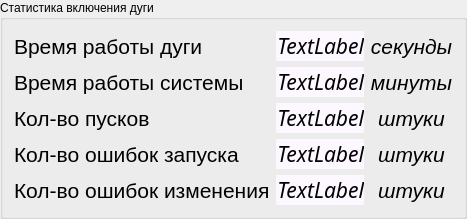
              <widget class="QGroupBox" name="groupBox_2">
               <property name="title">
                <string>Статистика включения дуги</string>
               </property>
               <layout class="QHBoxLayout" name="horizontalLayout_21">
                <item>
                 <layout class="QGridLayout" name="gridLayout_16" columnstretch="4,1,1">
                  <item row="0" column="0">
                   <widget class="QLabel" name="label_4">
                    <property name="font">
                     <font>
                      <pointsize>16</pointsize>
                     </font>
                    </property>
                    <property name="text">
                     <string>Время работы дуги</string>
                    </property>
                    <property name="alignment">
                     <set>Qt::AlignLeading|Qt::AlignLeft|Qt::AlignVCenter</set>
                    </property>
                   </widget>
                  </item>
                  <item row="0" column="1">
                   <widget class="QLabel" name="lArcOnTime">
                    <property name="font">
                     <font>
                      <family>Sans Serif</family>
                      <pointsize>16</pointsize>
                      <weight>50</weight>
                      <italic>true</italic>
                      <bold>false</bold>
                     </font>
                    </property>
                    <property name="styleSheet">
                     <string notr="true">background-color: rgb(253, 247, 255);
font: italic 16pt &quot;Sans Serif&quot;;</string>
                    </property>
                    <property name="text">
                     <string>TextLabel</string>
                    </property>
                    <property name="alignment">
                     <set>Qt::AlignRight|Qt::AlignTrailing|Qt::AlignVCenter</set>
                    </property>
                   </widget>
                  </item>
                  <item row="0" column="2">
                   <widget class="QLabel" name="label_6">
                    <property name="font">
                     <font>
                      <pointsize>16</pointsize>
                      <italic>true</italic>
                     </font>
                    </property>
                    <property name="text">
                     <string>секунды</string>
                    </property>
                    <property name="alignment">
                     <set>Qt::AlignCenter</set>
                    </property>
                   </widget>
                  </item>
                  <item row="1" column="0">
                   <widget class="QLabel" name="label_20">
                    <property name="font">
                     <font>
                      <pointsize>16</pointsize>
                     </font>
                    </property>
                    <property name="text">
                     <string>Время работы системы</string>
                    </property>
                    <property name="alignment">
                     <set>Qt::AlignLeading|Qt::AlignLeft|Qt::AlignVCenter</set>
                    </property>
                   </widget>
                  </item>
                  <item row="2" column="0">
                   <widget class="QLabel" name="label_21">
                    <property name="font">
                     <font>
                      <pointsize>16</pointsize>
                     </font>
                    </property>
                    <property name="text">
                     <string>Кол-во пусков</string>
                    </property>
                    <property name="alignment">
                     <set>Qt::AlignLeading|Qt::AlignLeft|Qt::AlignVCenter</set>
                    </property>
                   </widget>
                  </item>
                  <item row="3" column="0">
                   <widget class="QLabel" name="label_22">
                    <property name="font">
                     <font>
                      <pointsize>16</pointsize>
                     </font>
                    </property>
                    <property name="text">
                     <string>Кол-во ошибок запуска</string>
                    </property>
                    <property name="alignment">
                     <set>Qt::AlignLeading|Qt::AlignLeft|Qt::AlignVCenter</set>
                    </property>
                   </widget>
                  </item>
                  <item row="4" column="0">
                   <widget class="QLabel" name="label_23">
                    <property name="font">
                     <font>
                      <pointsize>16</pointsize>
                     </font>
                    </property>
                    <property name="text">
                     <string>Кол-во ошибок изменения</string>
                    </property>
                    <property name="alignment">
                     <set>Qt::AlignLeading|Qt::AlignLeft|Qt::AlignVCenter</set>
                    </property>
                   </widget>
                  </item>
                  <item row="1" column="1">
                   <widget class="QLabel" name="lSysOnTime">
                    <property name="font">
                     <font>
                      <family>Sans Serif</family>
                      <pointsize>16</pointsize>
                      <weight>50</weight>
                      <italic>true</italic>
                      <bold>false</bold>
                     </font>
                    </property>
                    <property name="styleSheet">
                     <string notr="true">background-color: rgb(253, 247, 255);
font: italic 16pt &quot;Sans Serif&quot;;</string>
                    </property>
                    <property name="text">
                     <string>TextLabel</string>
                    </property>
                    <property name="alignment">
                     <set>Qt::AlignRight|Qt::AlignTrailing|Qt::AlignVCenter</set>
                    </property>
                   </widget>
                  </item>
                  <item row="1" column="2">
                   <widget class="QLabel" name="label_40">
                    <property name="font">
                     <font>
                      <pointsize>16</pointsize>
                      <italic>true</italic>
                     </font>
                    </property>
                    <property name="text">
                     <string>минуты</string>
                    </property>
                    <property name="alignment">
                     <set>Qt::AlignCenter</set>
                    </property>
                   </widget>
                  </item>
                  <item row="2" column="1">
                   <widget class="QLabel" name="lTotStarts">
                    <property name="font">
                     <font>
                      <family>Sans Serif</family>
                      <pointsize>16</pointsize>
                      <weight>50</weight>
                      <italic>true</italic>
                      <bold>false</bold>
                     </font>
                    </property>
                    <property name="styleSheet">
                     <string notr="true">background-color: rgb(253, 247, 255);
font: italic 16pt &quot;Sans Serif&quot;;</string>
                    </property>
                    <property name="text">
                     <string>TextLabel</string>
                    </property>
                    <property name="alignment">
                     <set>Qt::AlignRight|Qt::AlignTrailing|Qt::AlignVCenter</set>
                    </property>
                   </widget>
                  </item>
                  <item row="2" column="2">
                   <widget class="QLabel" name="label_42">
                    <property name="font">
                     <font>
                      <pointsize>16</pointsize>
                      <italic>true</italic>
                     </font>
                    </property>
                    <property name="text">
                     <string>штуки</string>
                    </property>
                    <property name="alignment">
                     <set>Qt::AlignCenter</set>
                    </property>
                   </widget>
                  </item>
                  <item row="3" column="1">
                   <widget class="QLabel" name="lTotErrors">
                    <property name="font">
                     <font>
                      <family>Sans Serif</family>
                      <pointsize>16</pointsize>
                      <weight>50</weight>
                      <italic>true</italic>
                      <bold>false</bold>
                     </font>
                    </property>
                    <property name="styleSheet">
                     <string notr="true">background-color: rgb(253, 247, 255);
font: italic 16pt &quot;Sans Serif&quot;;</string>
                    </property>
                    <property name="text">
                     <string>TextLabel</string>
                    </property>
                    <property name="alignment">
                     <set>Qt::AlignRight|Qt::AlignTrailing|Qt::AlignVCenter</set>
                    </property>
                   </widget>
                  </item>
                  <item row="3" column="2">
                   <widget class="QLabel" name="label_44">
                    <property name="font">
                     <font>
                      <pointsize>16</pointsize>
                      <italic>true</italic>
                     </font>
                    </property>
                    <property name="text">
                     <string>штуки</string>
                    </property>
                    <property name="alignment">
                     <set>Qt::AlignCenter</set>
                    </property>
                   </widget>
                  </item>
                  <item row="4" column="1">
                   <widget class="QLabel" name="lRampErrors">
                    <property name="font">
                     <font>
                      <family>Sans Serif</family>
                      <pointsize>16</pointsize>
                      <weight>50</weight>
                      <italic>true</italic>
                      <bold>false</bold>
                     </font>
                    </property>
                    <property name="styleSheet">
                     <string notr="true">background-color: rgb(253, 247, 255);
font: italic 16pt &quot;Sans Serif&quot;;</string>
                    </property>
                    <property name="text">
                     <string>TextLabel</string>
                    </property>
                    <property name="alignment">
                     <set>Qt::AlignRight|Qt::AlignTrailing|Qt::AlignVCenter</set>
                    </property>
                   </widget>
                  </item>
                  <item row="4" column="2">
                   <widget class="QLabel" name="label_46">
                    <property name="font">
                     <font>
                      <pointsize>16</pointsize>
                      <italic>true</italic>
                     </font>
                    </property>
                    <property name="text">
                     <string>штуки</string>
                    </property>
                    <property name="alignment">
                     <set>Qt::AlignCenter</set>
                    </property>
                   </widget>
                  </item>
                 </layout>
                </item>
               </layout>
              </widget>
